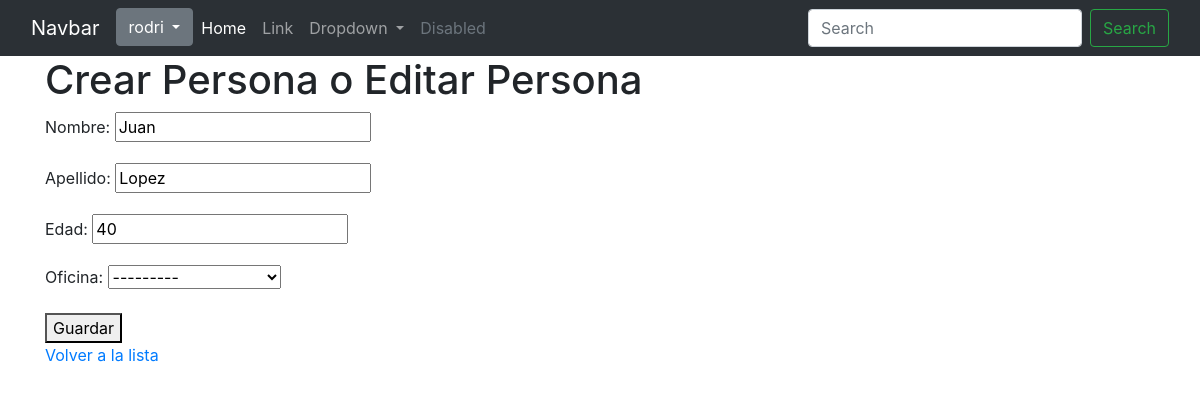
The app's page /persona/actualizar/1/ (signed in) with its own data.
### persona/models.py (models this page shows, shortened)
class Persona(models.Model):
    apellido = models.CharField(verbose_name="apellido", max_length=50)
    nombre = models.CharField(verbose_name="nombre", max_length=50)
    edad = models.IntegerField(verbose_name="edad")
    oficina = models.ForeignKey(Oficina, on_delete=models.PROTECT, related_name="personas", null=True, blank=True)
    class Meta:
        verbose_name = 'Persona'
        verbose_name_plural = 'Personas'

### oficina/models.py (models this page shows)
class Oficina(models.Model):
    nombre = models.CharField(max_length=50,unique=True)
    nombre_corto = models.CharField(max_length=10,unique=True, help_text="Nombre corto de la oficina (ADM, JAS,MARK, etc)")
    validators = [Validacion_nombre_corto]
    class Meta:
        verbose_name = 'Oficina'
        verbose_name_plural = 'Oficinas'
    def __str__(self):
        return f"{self.nombre} - ({self.nombre_corto})"

### persona/views.py (the view)
class PersonaUpdateView(LoginRequiredMixin, UpdateView):
    model = Persona
    template_name = "persona/crear.html"
    fields = ['nombre', 'apellido', 'edad', 'oficina']
    success_url = reverse_lazy('persona:lista')

### templates/persona/crear.html (shortened to what this page needs)
{% extends 'base.html' %}
{% block content %}
    <h1>Crear Persona o Editar Persona</h1>
    <form method="post">
        {{ form.as_p }}
        <button type="submit">Guardar</button>
    </form>
    <a href="{% url 'persona:lista' %}">Volver a la lista</a>
{% endblock content %}

### templates/navbar.html (shortened to what this page needs)
<nav class="navbar navbar-expand-lg bg-body-tertiary" data-bs-theme="dark">
  <div class="container-fluid">
    <a class="navbar-brand" href="#">Navbar</a>
    <div class="collapse navbar-collapse" id="navbarSupportedContent">
      <ul class="navbar-nav me-auto mb-2 mb-lg-0">
        {% if user.is_authenticated %}
          <div class="dropdown">
          <button class="btn btn-secondary dropdown-toggle" type="button" data-bs-toggle="dropdown" aria-expanded="false">
            {{user.username}}
          </button>
          </div>
        {% else %}
        <li class="nav-item">
          <a class="nav-link" href="{% url 'account_login' %}">Iniciar Sesion</a>
        </li>
        {% endif %}
        <li class="nav-item">
          <a class="nav-link active" aria-current="page" href="#">Home</a>
        </li>
        <li class="nav-item">
          <a class="nav-link" href="#">Link</a>
        </li>
        <li class="nav-item dropdown">
          <a class="nav-link dropdown-toggle" href="#" role="button" data-bs-toggle="dropdown" aria-expanded="false">
            Dropdown
          </a>
        </li>
        <li class="nav-item">
          <a class="nav-link disabled" aria-disabled="true">Disabled</a>
        </li>
      </ul>
      <form class="d-flex" role="search" action="{% url 'persona:buscar' %}">
        <input class="form-control me-2" type="search" placeholder="Search" aria-label="Search" name="q"/>
        <button class="btn btn-outline-success" type="submit">Search</button>
      </form>
    </div>
  </div>
</nav>

### records on screen
Persona: nombre "Juan", apellido "Lopez", edad "40", oficina "---------"

### other values on screen
{{ user.username }} "rodri"
